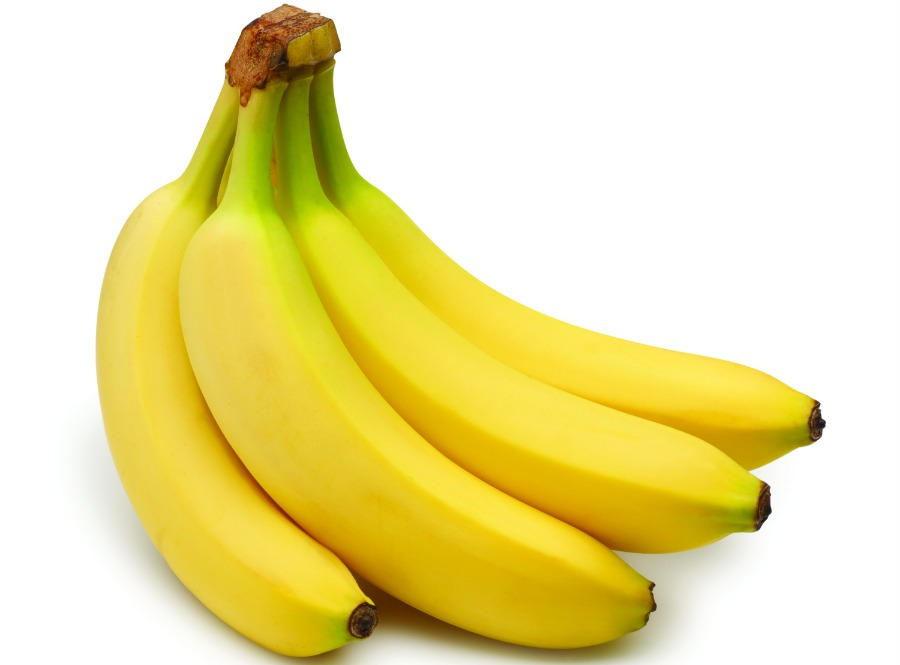
#> input picture Muz.jpg, 900 x 665 px
$ jupyter execute --allow-errors foundDA.ipynb
#> lines starting #> are read from the running program, lines starting #| are printed output that depends on the picture; after the words box and inside, x2 and y2 are one past the last pixel; in counts of white or black regions, pixels touching at a corner belong together
I'll try to extract first singular vector of an given matrix.

[cell 1]
import numpy as np
import pandas as pd

[cell 2]
np.random.seed(2526)
n = 10

A = np.random.randint(0,10, size = (n,n))
A_norm = np.linalg.norm(A)
A = A / A_norm

x = np.random.randint(0,10, size = n)
x = x / np.linalg.norm(x)

AtA = A.T @ A

[cell 3]
iteration = 50

for _ in range(iteration):
    x = AtA @ x

[cell 4]
v1 = x / np.linalg.norm(x)

[cell 5]
Av = A @ v1
sing1 = np.linalg.norm(Av)
sing1

[cell 6]
np.linalg.svd(A, compute_uv = False)

[cell 7]
uv = (1 / sing1) * A @ v1

[cell 8]
newA = A - sing1 * np.outer(uv,v1)

[cell 9]
x = np.random.randint(0,10, size = n)
x = x / np.linalg.norm(x)

AtA = newA.T @ newA

iteration = 50
for _ in range(iteration):
    x = AtA @ x

v2 = x / np.linalg.norm(x)

sing2 = np.linalg.norm(newA @ v2)

[cell 10]
sing2

[cell 11]
def singValues(A, iteration=30, vectors=False):
#> called with A = array of shape (5, 5), iteration = 30, vectors = False
    A = A.astype(float)

    R = A.copy()
    u_list = []
    v_list = []
    s_list = []

    max_dm = min(A.shape)

    for _ in range(max_dm):
        x = np.random.randn(A.shape[1])
        x = x / np.linalg.norm(x)

        RtR = R.T @ R

        for _ in range(iteration):
            x = RtR @ x

        v = x / np.linalg.norm(x)
        sigma = np.linalg.norm(R @ v)

        if sigma < 1e-6:
            break

        u = (R @ v) / sigma

        R = R - sigma * np.outer(u, v)

        u_list.append(u)
        v_list.append(v)
        s_list.append(sigma)

    if vectors:
        return u_list, s_list, v_list
    return s_list

[cell 12]
newA = np.random.randint(0,10, size = (5,5))
newA

[cell 13]
singValues(newA)

[cell 14]
np.linalg.svd(newA, compute_uv = False)

---------

Now we will try it on an image

[cell 15]
from PIL import Image
import matplotlib.pyplot as plt

img = Image.open("Muz.jpg")
#> img is the input picture: PIL image 900x665 RGB; mean R, G, B 237, 226, 159.2
plt.imshow(img)
plt.axis("off")
plt.show()

[cell 16]
img = Image.open("Muz.jpg")
gray = img.convert("L")
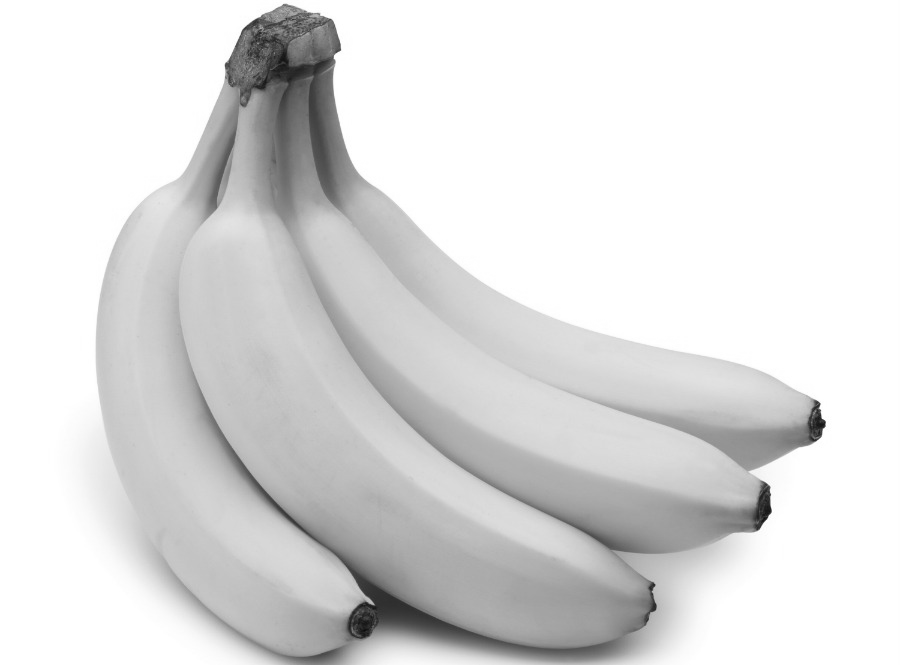
#> gray: PIL image 900x665 L; min 10, max 255, mean 221.7

plt.imshow(gray, cmap="gray")
plt.axis("off")
plt.show()

[cell 17]
A = np.array(gray)
A.shape

rows = np.random.randint(0, A.shape[0], 100)
cols = np.random.randint(0, A.shape[1], 100)

A[rows, cols] = 0
#> A: shape (665, 900); 0.02% of pixels changed, all inside (x1, y1, x2, y2) = (11, 3, 888, 656)

plt.imshow(A, cmap="gray", vmin=0, vmax=255)
plt.axis("off")
plt.show()

[cell 18]
u,s,v = np.linalg.svd(A)
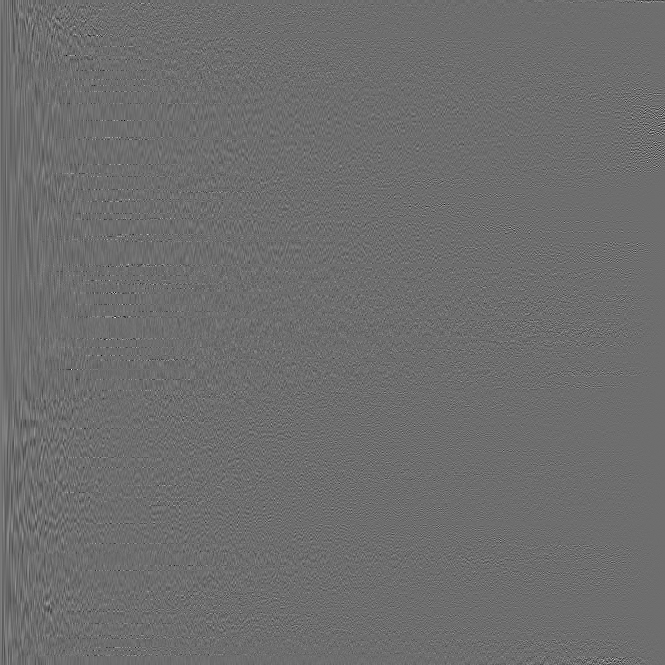
#> u: shape (665, 665) float64; min -0.436, max 0.573, mean 6.45e-05; drawn with min black and max white
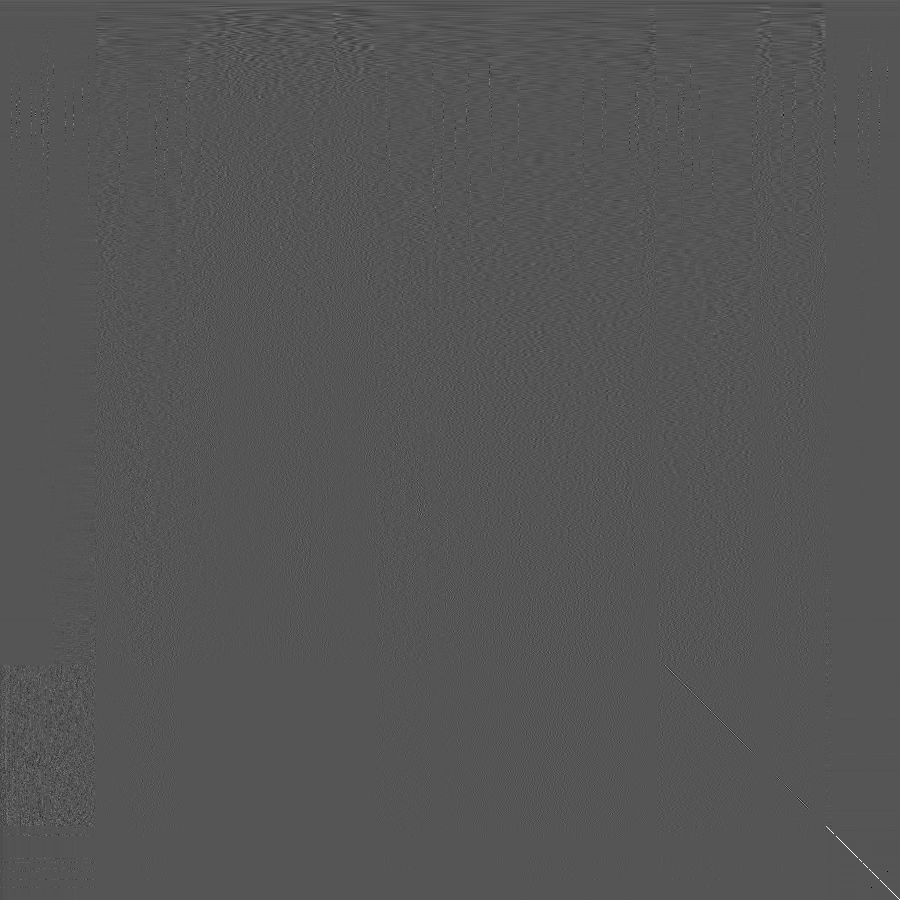
#> v: shape (900, 900) float64; min -0.5, max 0.994, mean 3.74e-05; drawn with min black and max white
#> s = 665 values, max 173006.2 at index 0, min 0.0697 at index 664, mean 500.9

[cell 19]
newImage = sum(s[i] * np.outer(u[:, i] , v[i , :]) for i in range(200))
plt.imshow(newImage, cmap="gray", vmin=0, vmax=255)
plt.axis("off")
plt.show()

[cell 20]
ex_gb = A.shape[0] * A.shape[1]
#> ex_gb = 598500

[cell 21]
new_gb = (len(v[0 , :]) + len(u[: , 0]) + 1) * 200
#> new_gb = 313200

[cell 22]
new_gb / ex_gb * 100
#> Out = 52.33

--------

[cell 23]
n = 256
A = np.random.randint(0, 256, size=(n, n), dtype=np.uint8)
plt.imshow(A, cmap="gray", vmin=0, vmax=255)

plt.axis("off")

plt.show()
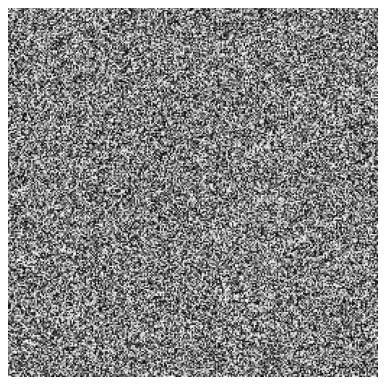
#> figure drawn by matplotlib, 1 panel

[cell 24]
u,s,v = np.linalg.svd(A)

[cell 25]
newImage = sum(s[i] * np.outer(u[:, i] , v[i , :]) for i in range(100))
plt.imshow(newImage, cmap="gray", vmin=0, vmax=255)
plt.axis("off")
plt.show()
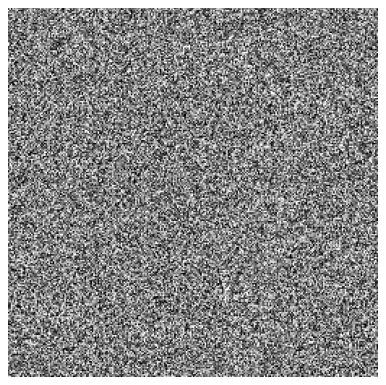
#> figure drawn by matplotlib, 1 panel

--------

#> (a cell that did not finish here is left out)

[cell 27]
u,s,v = np.linalg.svd(A)
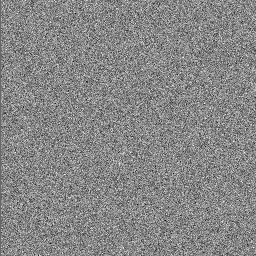
#> u: shape (256, 256) float64; min -0.273, max 0.242, mean -0.000248; drawn with min black and max white
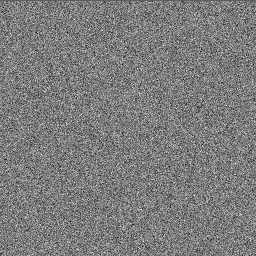
#> v: shape (256, 256) float64; min -0.263, max 0.274, mean -0.00025; drawn with min black and max white
#> s = 256 values, max 32658.5 at index 0, min 2.05 at index 255, mean 1126
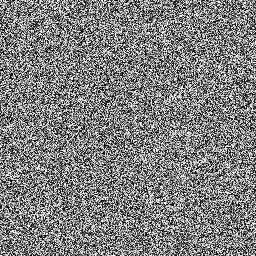
#> A: shape (256, 256); min 0, max 255, mean 127.4
newImage = sum(s[i] * np.outer(u[:, i] , v[i , :]) for i in range(30))
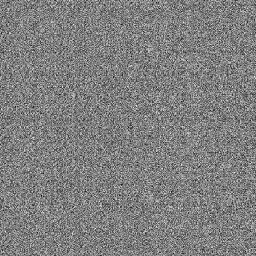
#> newImage: shape (256, 256) float64; min -51.47, max 305.4, mean 127.4; drawn with min black and max white
plt.imshow(newImage, cmap="gray", vmin=0, vmax=255)
plt.axis("off")
plt.show()
